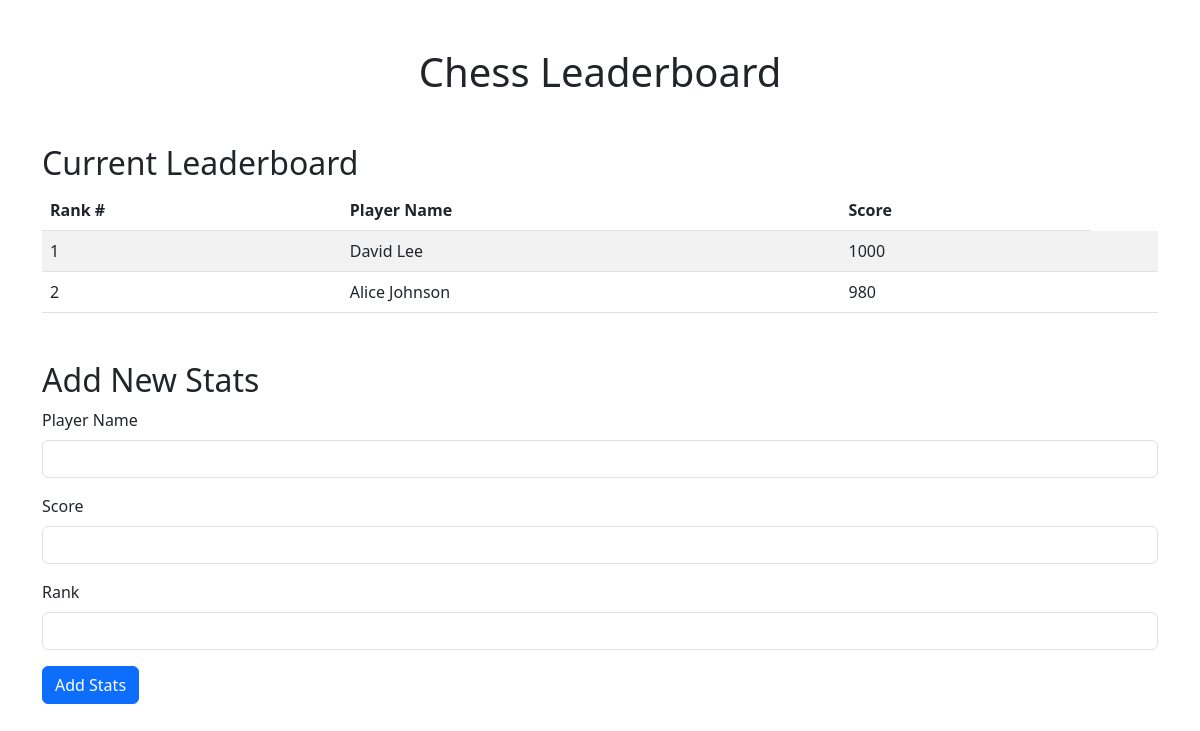
The page /leaderboard/Chess on the database as committed earlier.
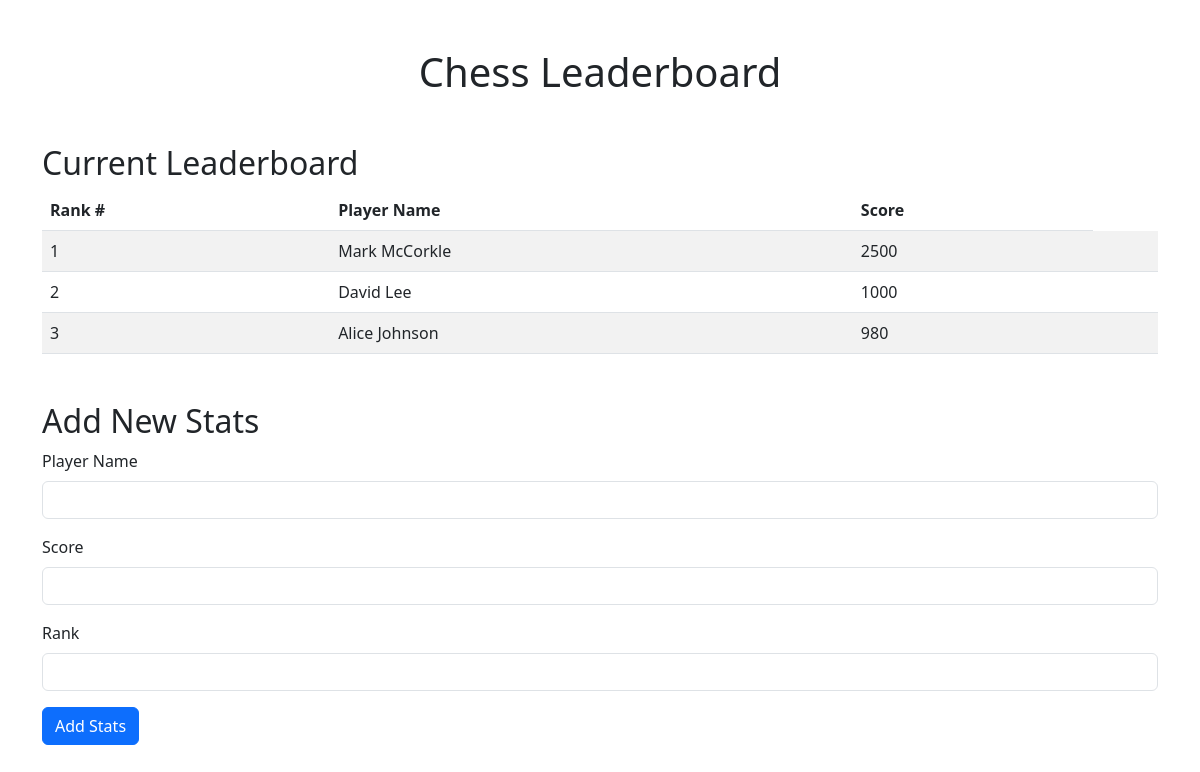
The same page on the database as committed later.
### tables this page shows
CREATE TABLE leaderboard (
    leaderboard_id INTEGER PRIMARY KEY AUTOINCREMENT,
    game_id INTEGER,
    player_name TEXT NOT NULL,
    score INTEGER NOT NULL,
    rank INTEGER,
    FOREIGN KEY (game_id) REFERENCES games(game_id)
);

### app.py (the view)
@app.route('/leaderboard/<game_name>', methods=['GET', 'POST'])
def leaderboard(game_name):
    if request.method == 'POST':
        player_name = request.form['player_name']
        score = request.form['score']
        rank = request.form['rank']
        add_leaderboard_entry(game_name, player_name, score, rank)
        return redirect(url_for('leaderboard', game_name=game_name))
    leaderboard_data = get_leaderboard_data(game_name)
    return render_template('leaderboard.html', game_name=game_name, leaderboard=leaderboard_data)

### app.py (called while the page is built)
def get_leaderboard_data(game_name):
    conn = sqlite3.connect('MSD-P01-LeaderBoard.sqlite')
    cursor = conn.cursor()
    cursor.execute("""
        SELECT l.rank, l.player_name, l.score
        FROM leaderboard l
        JOIN games g ON l.game_id = g.game_id
        WHERE g.game_name = ?
        ORDER BY l.rank
    """, (game_name,))
    rows = cursor.fetchall()
    conn.close()
    return rows

### templates/leaderboard.html (shortened to what this page needs)
<!DOCTYPE html>
<html lang="en">
<head>
    <link href="https://cdn.jsdelivr.net/npm/bootstrap@5.3.0-alpha1/dist/css/bootstrap.min.css" rel="stylesheet">
</head>
<body>
    <div class="container mt-5">
        <h1 class="text-center mb-4">{{ game_name }} Leaderboard</h1>
        <h2 class="mt-5">Current Leaderboard</h2>
        <table class="table table-striped">
            <thead>
                <tr>
                    <th>Rank #</th>
                    <th>Player Name</th>
                    <th>Score</th>
                </tr>
            </thead>
            <tbody>
                {% for entry in leaderboard %}
                    <tr>
                        <td>{{ entry[0] }}</td>
                        <td>{{ entry[1] }}</td>
                        <td>{{ entry[2] }}</td>
                        <td>{{ entry[3] }}</td>
                    </tr>
                {% endfor %}
            </tbody>
        </table>
        <h2 class="mt-5">Add New Stats</h2>
        <form action="/leaderboard/{{ game_name }}" method="POST">
            <div class="mb-3">
                <label for="player_name" class="form-label">Player Name</label>
                <input type="text" class="form-control" id="player_name" name="player_name" required>
            </div>
            <div class="mb-3">
                <label for="score" class="form-label">Score</label>
                <input type="number" class="form-control" id="score" name="score" required>
            </div>
            <div class="mb-3">
                <label for="rank" class="form-label">Rank</label>
                <input type="number" class="form-control" id="rank" name="rank" required>
            </div>
            <button type="submit" class="btn btn-primary">Add Stats</button>
        </form>
    </div>
</body>
</html>

Rows that differ between the two databases and show on the page:
added leaderboard: rank "1", player_name "Mark McCorkle", score "2500"
changed leaderboard "David Lee": rank "1" → "2"
changed leaderboard "Alice Johnson": rank "2" → "3"
